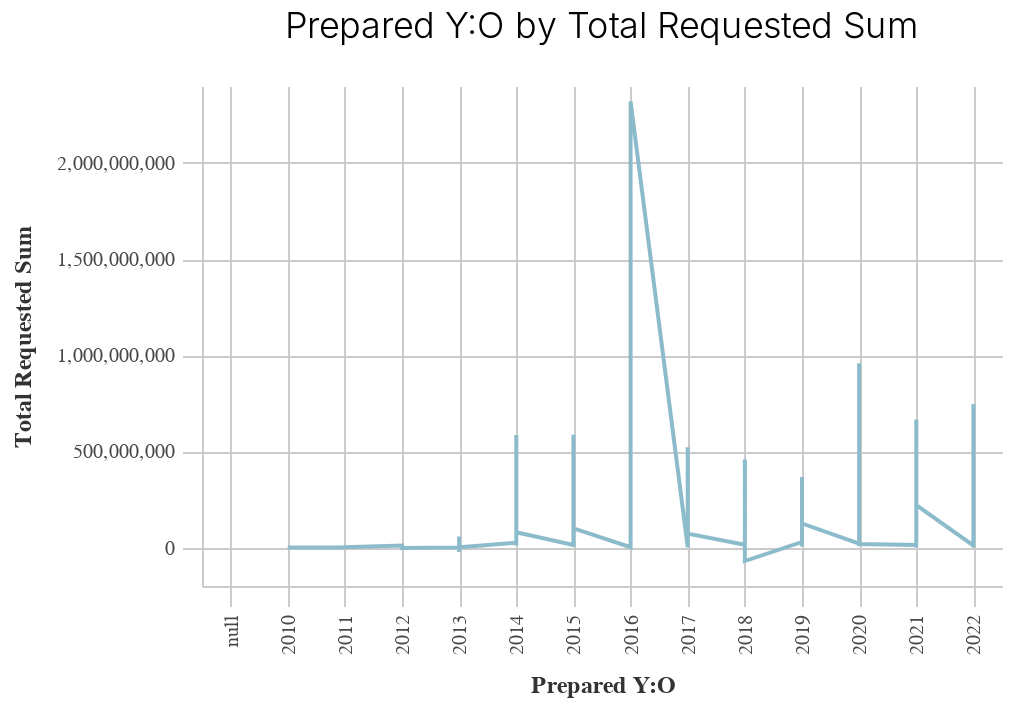

Notebook source saved alongside this figure:
### Code cell
_dla_utils.basic_line_chart(df1, "prepared_y:O", "total_requested_sum", "subset", "")

### Figure 1 — Vega-Lite specification as saved in the notebook (floating-point values rounded to 4 significant figures; data arrays with more than 128 entries replaced by an {"elided": "..."} marker saying what was removed)
{"width": 400, "height": 250, "background": "white", "config": {"title": {"fontSize": 18, "font": "Raleway", "anchor": "middle", "fontColor": "#333", "fontWeight": 300, "offset": 20}, "header": {"labelFont": "Nunito Sans", "titleFont": "Raleway"}, "axis": {"domain": true, "domainColor": "#cbcbcb", "grid": true, "gridColor": "#cbcbcb", "gridWidth": 1, "labelColor": "#474747", "labelFontSize": 10, "titleColor": "#333", "tickColor": "#cbcbcb", "tickSize": 10, "titleFontSize": 12, "titlePadding": 10, "labelPadding": 4, "labelFont": "Nunito Sans", "titleFont": "Raleway"}, "axisBand": {"grid": false}, "range": {"category_bright": ["#2EA8CE", "#EB9F3C", "#F4D837", "#51BF9D", "#8CBCCB", "#9487C0"], "category_bold": ["#136C97", "#E16B26", "#F6BF16", "#00896B", "#7790A3", "#5B559C"], "diverging": ["#E16B26", "#EB9F3C", "#f6e7e1", "#8CBCCB", "#2EA8CE", "#136C97"], "sequential": ["#B9D6DF", "#8CBCCB", "#2EA8CE", "#136C97", "#0B405B"]}, "legend": {"labelFont": "Nunito Sans", "labelFontSize": 11, "symbolType": "square", "symbolSize": 30, "titleFont": "Raleway", "titleFontSize": 14, "titlePadding": 10, "padding": 1, "orient": "right", "labelLimit": 0, "labelColor": "#333", "titleColor": "#333"}, "view": {"stroke": "transparent"}, "group": {"fill": "white"}, "arc": {"fill": "#8CBCCB"}, "area": {"fill": "#8CBCCB"}, "line": {"stroke": "#8CBCCB", "strokeWidth": 2}, "trail": {"color": "#8CBCCB", "stroke": "#8CBCCB", "strokeWidth": 0, "size": 1}, "path": {"stroke": "#8CBCCB", "strokeWidth": 0.5}, "rect": {"fill": "#8CBCCB"}, "point": {"filled": true, "shape": "circle"}, "shape": {"stroke": "#8CBCCB"}, "text": {"font": "Nunito Sans", "color": "#8CBCCB", "fontSize": 11, "align": "center", "fontWeight": 400, "size": 11}, "bar": {"binSpacing": 2, "fill": "#8CBCCB", "stroke": false}, "background": "white", "font": "Raleway"}, "data": {"name": "data-9932a9c8065bd0d33d445ae2db6129a2"}, "mark": "line", "encoding": {"x": {"field": "prepared_y", "title": "Prepared Y:O", "type": "ordinal"}, "y": {"field": "total_requested_sum", "title": "Total Requested Sum", "type": "quantitative"}}, "title": "Prepared Y:O by Total Requested Sum", "$schema": "https://vega.github.io/schema/vega-lite/v4.17.0.json", "datasets": {"data-9932a9c8065bd0d33d445ae2db6129a2": {"elided": "134 records"}}}
